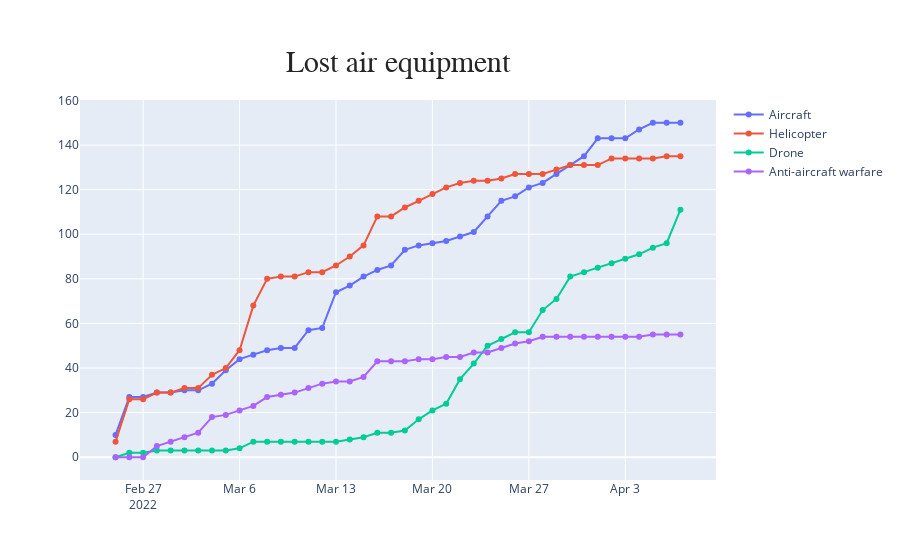

This figure's notebook cell:
### Code cell
# Lost air equipment 

# Choose data

x = equipment_looses['date']
y0 = equipment_looses['aircraft']
y1 = equipment_looses['helicopter']
y2 = equipment_looses['drone']
y3 = equipment_looses['anti-aircraft warfare']

# Create traces

fig = go.Figure()
fig.add_trace(go.Scatter(x=x, y=y0, mode='lines+markers', name='Aircraft'))
fig.add_trace(go.Scatter(x=x, y=y1, mode='lines+markers', name='Helicopter'))
fig.add_trace(go.Scatter(x=x, y=y2, mode='lines+markers', name='Drone'))
fig.add_trace(go.Scatter(x=x, y=y3, mode='lines+markers', name='Anti-aircraft warfare'))


# Create a title

annotations = []
annotations.append(dict(xref='paper', yref='paper', x=0.5, y=1.05, xanchor='center', yanchor = 'bottom', text='Lost air equipment', font = dict(family='Arial', size = 30 , color = 'rgb(37,37,37)'), showarrow = False))


fig.update_layout(annotations=annotations)
fig.show()

### Figure 1 — Plotly figure (JSON) as saved in the notebook; plotly's stock layout.template omitted (floating-point values rounded to 4 significant figures)
{"data": [{"mode": "lines+markers", "name": "Aircraft", "type": "scatter", "x": ["2022-02-25", "2022-02-26", "2022-02-27", "2022-02-28", "2022-03-01", "2022-03-02", "2022-03-03", "2022-03-04", "2022-03-05", "2022-03-06", "2022-03-07", "2022-03-08", "2022-03-09", "2022-03-10", "2022-03-11", "2022-03-12", "2022-03-13", "2022-03-14", "2022-03-15", "2022-03-16", "2022-03-17", "2022-03-18", "2022-03-19", "2022-03-20", "2022-03-21", "2022-03-22", "2022-03-23", "2022-03-24", "2022-03-25", "2022-03-26", "2022-03-27", "2022-03-28", "2022-03-29", "2022-03-30", "2022-03-31", "2022-04-01", "2022-04-02", "2022-04-03", "2022-04-04", "2022-04-05", "2022-04-06", "2022-04-07"], "y": [10, 27, 27, 29, 29, 30, 30, 33, 39, 44, 46, 48, 49, 49, 57, 58, 74, 77, 81, 84, 86, 93, 95, 96, 97, 99, 101, 108, 115, 117, 121, 123, 127, 131, 135, 143, 143, 143, 147, 150, 150, 150]}, {"mode": "lines+markers", "name": "Helicopter", "type": "scatter", "x": ["2022-02-25", "2022-02-26", "2022-02-27", "2022-02-28", "2022-03-01", "2022-03-02", "2022-03-03", "2022-03-04", "2022-03-05", "2022-03-06", "2022-03-07", "2022-03-08", "2022-03-09", "2022-03-10", "2022-03-11", "2022-03-12", "2022-03-13", "2022-03-14", "2022-03-15", "2022-03-16", "2022-03-17", "2022-03-18", "2022-03-19", "2022-03-20", "2022-03-21", "2022-03-22", "2022-03-23", "2022-03-24", "2022-03-25", "2022-03-26", "2022-03-27", "2022-03-28", "2022-03-29", "2022-03-30", "2022-03-31", "2022-04-01", "2022-04-02", "2022-04-03", "2022-04-04", "2022-04-05", "2022-04-06", "2022-04-07"], "y": [7, 26, 26, 29, 29, 31, 31, 37, 40, 48, 68, 80, 81, 81, 83, 83, 86, 90, 95, 108, 108, 112, 115, 118, 121, 123, 124, 124, 125, 127, 127, 127, 129, 131, 131, 131, 134, 134, 134, 134, 135, 135]}, {"mode": "lines+markers", "name": "Drone", "type": "scatter", "x": ["2022-02-25", "2022-02-26", "2022-02-27", "2022-02-28", "2022-03-01", "2022-03-02", "2022-03-03", "2022-03-04", "2022-03-05", "2022-03-06", "2022-03-07", "2022-03-08", "2022-03-09", "2022-03-10", "2022-03-11", "2022-03-12", "2022-03-13", "2022-03-14", "2022-03-15", "2022-03-16", "2022-03-17", "2022-03-18", "2022-03-19", "2022-03-20", "2022-03-21", "2022-03-22", "2022-03-23", "2022-03-24", "2022-03-25", "2022-03-26", "2022-03-27", "2022-03-28", "2022-03-29", "2022-03-30", "2022-03-31", "2022-04-01", "2022-04-02", "2022-04-03", "2022-04-04", "2022-04-05", "2022-04-06", "2022-04-07"], "y": [0, 2, 2, 3, 3, 3, 3, 3, 3, 4, 7, 7, 7, 7, 7, 7, 7, 8, 9, 11, 11, 12, 17, 21, 24, 35, 42, 50, 53, 56, 56, 66, 71, 81, 83, 85, 87, 89, 91, 94, 96, 111]}, {"mode": "lines+markers", "name": "Anti-aircraft warfare", "type": "scatter", "x": ["2022-02-25", "2022-02-26", "2022-02-27", "2022-02-28", "2022-03-01", "2022-03-02", "2022-03-03", "2022-03-04", "2022-03-05", "2022-03-06", "2022-03-07", "2022-03-08", "2022-03-09", "2022-03-10", "2022-03-11", "2022-03-12", "2022-03-13", "2022-03-14", "2022-03-15", "2022-03-16", "2022-03-17", "2022-03-18", "2022-03-19", "2022-03-20", "2022-03-21", "2022-03-22", "2022-03-23", "2022-03-24", "2022-03-25", "2022-03-26", "2022-03-27", "2022-03-28", "2022-03-29", "2022-03-30", "2022-03-31", "2022-04-01", "2022-04-02", "2022-04-03", "2022-04-04", "2022-04-05", "2022-04-06", "2022-04-07"], "y": [0, 0, 0, 5, 7, 9, 11, 18, 19, 21, 23, 27, 28, 29, 31, 33, 34, 34, 36, 43, 43, 43, 44, 44, 45, 45, 47, 47, 49, 51, 52, 54, 54, 54, 54, 54, 54, 54, 54, 55, 55, 55]}], "layout": {"annotations": [{"font": {"color": "rgb(37,37,37)", "family": "Arial", "size": 30}, "showarrow": false, "text": "Lost air equipment", "x": 0.5, "xanchor": "center", "xref": "paper", "y": 1.05, "yanchor": "bottom", "yref": "paper"}]}}
